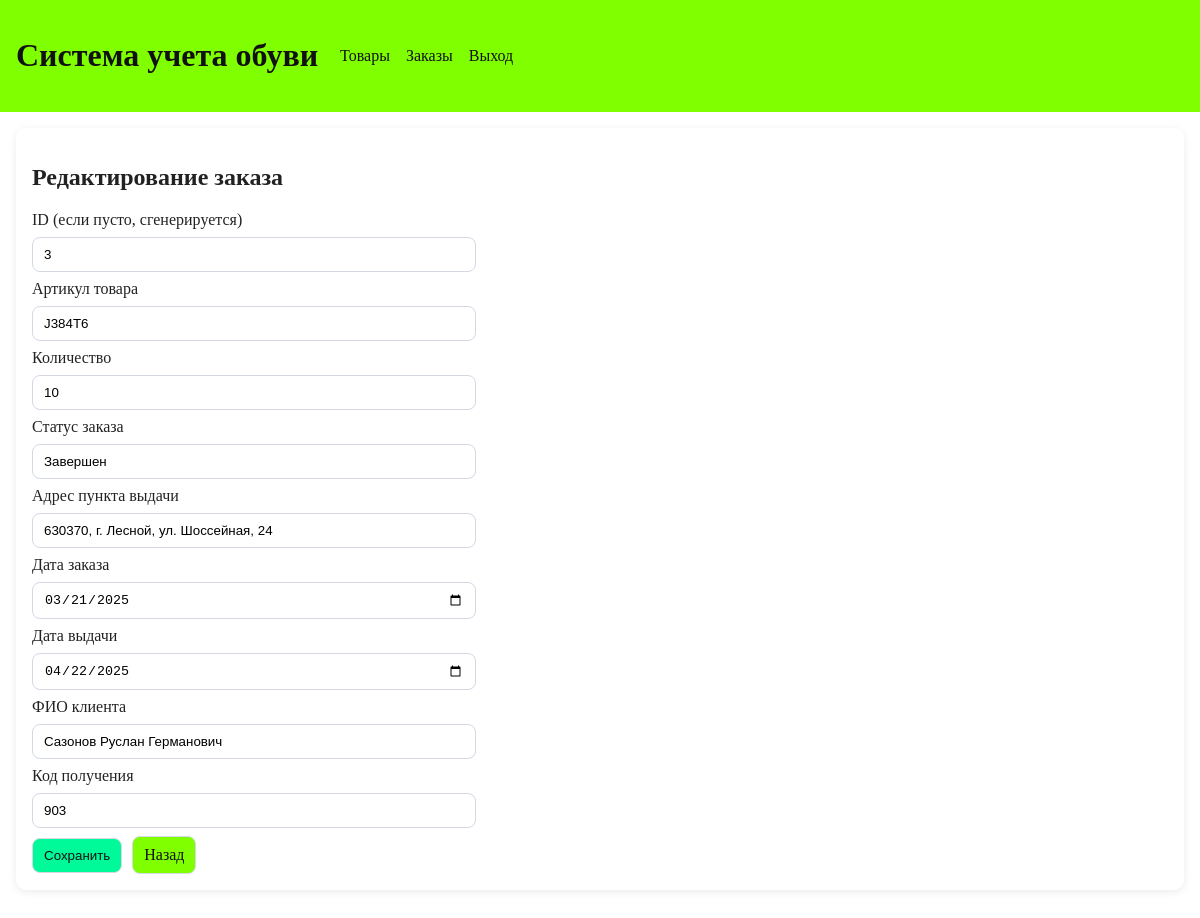
Screenshot of /orders/3/edit (signed in) with the database file from the repository.
### tables this page shows
CREATE TABLE orders (
        id INTEGER PRIMARY KEY,
        order_date TEXT NOT NULL,
        delivery_date TEXT NOT NULL,
        pickup_point_id INTEGER NOT NULL,
        client_name TEXT NOT NULL,
        receive_code TEXT,
        order_status TEXT NOT NULL,
        FOREIGN KEY (pickup_point_id) REFERENCES pickup_points (id)
    );

CREATE TABLE order_items (
        id INTEGER PRIMARY KEY AUTOINCREMENT,
        order_id INTEGER NOT NULL,
        product_article TEXT NOT NULL,
        quantity INTEGER NOT NULL CHECK (quantity > 0),
        FOREIGN KEY (order_id) REFERENCES orders (id),
        FOREIGN KEY (product_article) REFERENCES products (article)
    );

CREATE TABLE pickup_points (
        id INTEGER PRIMARY KEY AUTOINCREMENT,
        address_text TEXT NOT NULL UNIQUE
    );

### src/webapp.py (the view)
@app.route("/orders/<int:order_id>/edit", methods=["GET", "POST"])
@role_required("admin")
def order_edit(order_id: int):
    db = get_db()
    item = db.execute(
        """
        SELECT
            o.id, o.order_date, o.delivery_date, o.order_status, p.address_text,
            o.client_name, o.receive_code, oi.product_article, oi.quantity
        FROM orders o
        JOIN pickup_points p ON p.id = o.pickup_point_id
        LEFT JOIN order_items oi ON oi.order_id = o.id
        WHERE o.id = ?
        ORDER BY oi.id
        LIMIT 1
        """,
        (order_id,),
    ).fetchone()
    if item is None:
        flash("Заказ не найден.", "error")
        return redirect(url_for("orders"))
    if request.method == "POST":
        return _save_order(order_id)
    return render_template("order_form.html", title="Редактирование заказа", item=item)

### src/webapp.py (called while the page is built)
def get_db() -> sqlite3.Connection:
    if "db" not in g:
        conn = sqlite3.connect(DB_PATH)
        conn.row_factory = sqlite3.Row
        conn.execute("PRAGMA foreign_keys = ON")
        g.db = conn
    return g.db

def role_required(*roles: str):
    def decorator(func):
        @wraps(func)
        def wrapper(*args: Any, **kwargs: Any):
            role = session.get("role", "guest")
            if role not in roles:
                flash("Недостаточно прав для выполнения действия.", "error")
                return redirect(url_for("products"))
            return func(*args, **kwargs)
        return wrapper
    return decorator

### templates/order_form.html
{% extends "base.html" %}
{% block content %}
<section class="card">
    <h2>{{ title }}</h2>
    <form method="post" class="form grid">
        <label>ID (если пусто, сгенерируется)</label>
        <input name="id" type="number" min="1" value="{{ item['id'] if item else '' }}">
        <label>Артикул товара</label>
        <input name="article" required value="{{ item['product_article'] if item else '' }}">
        <label>Количество</label>
        <input name="quantity" type="number" min="1" required value="{{ item['quantity'] if item else '1' }}">
        <label>Статус заказа</label>
        <input name="order_status" required value="{{ item['order_status'] if item else '' }}">
        <label>Адрес пункта выдачи</label>
        <input name="pickup_address" required value="{{ item['address_text'] if item else '' }}">
        <label>Дата заказа</label>
        <input name="order_date" type="date" required value="{{ item['order_date'] if item else '' }}">
        <label>Дата выдачи</label>
        <input name="delivery_date" type="date" required value="{{ item['delivery_date'] if item else '' }}">
        <label>ФИО клиента</label>
        <input name="client_name" required value="{{ item['client_name'] if item else '' }}">
        <label>Код получения</label>
        <input name="receive_code" value="{{ item['receive_code'] if item else '' }}">
        <div class="row">
            <button type="submit">Сохранить</button>
            <a class="btn secondary" href="{{ url_for('orders') }}">Назад</a>
        </div>
    </form>
</section>
{% endblock %}

### static/styles.css (style rules this page uses)
body { margin: 0; font-family: "Times New Roman", Times, serif; background: #FFFFFF; color: #222; }
.row { display: flex; align-items: center; gap: 10px; }
.card { background: #fff; border-radius: 10px; box-shadow: 0 2px 8px rgba(0, 0, 0, 0.08); padding: 16px; margin-bottom: 16px; }
.form { display: flex; flex-direction: column; gap: 8px; }
.grid input { max-width: 420px; }
input, select, button, .btn { padding: 9px 11px; border-radius: 8px; border: 1px solid #d3d8e3; text-decoration: none; }
button, .btn { background: #00FA9A; color: #111; cursor: pointer; }
.secondary { background: #7FFF00; color: #111; }

### rows the page displays
orders: id "3", order_status "Завершен", order_date "03/21/2025", delivery_date "04/22/2025", client_name "Сазонов Руслан Германович", receive_code "903"
order_items: article "J384T6", quantity "10"
pickup_points: pickup_address "630370, г. Лесной, ул. Шоссейная, 24"

### other values shown
{{ title }} "Редактирование заказа"
